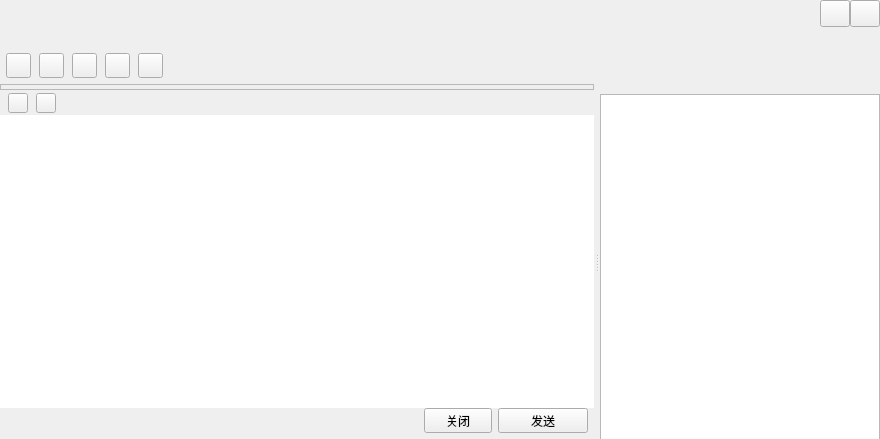
<?xml version="1.0" encoding="UTF-8"?>
<ui version="4.0">
 <class>TalkWindow</class>
 <widget class="QWidget" name="TalkWindow">
  <property name="geometry">
   <rect>
    <x>0</x>
    <y>0</y>
    <width>880</width>
    <height>439</height>
   </rect>
  </property>
  <property name="windowTitle">
   <string>TalkWindow</string>
  </property>
  <layout class="QVBoxLayout" name="verticalLayout_6">
   <property name="spacing">
    <number>0</number>
   </property>
   <property name="leftMargin">
    <number>0</number>
   </property>
   <property name="topMargin">
    <number>0</number>
   </property>
   <property name="rightMargin">
    <number>0</number>
   </property>
   <property name="bottomMargin">
    <number>0</number>
   </property>
   <item>
    <widget class="QWidget" name="titleWidget" native="true">
     <property name="sizePolicy">
      <sizepolicy hsizetype="Expanding" vsizetype="Fixed">
       <horstretch>0</horstretch>
       <verstretch>0</verstretch>
      </sizepolicy>
     </property>
     <property name="minimumSize">
      <size>
       <width>0</width>
       <height>84</height>
      </size>
     </property>
     <property name="maximumSize">
      <size>
       <width>16777215</width>
       <height>84</height>
      </size>
     </property>
     <property name="bottomskin" stdset="0">
      <bool>true</bool>
     </property>
     <layout class="QVBoxLayout" name="verticalLayout">
      <property name="spacing">
       <number>0</number>
      </property>
      <property name="leftMargin">
       <number>6</number>
      </property>
      <property name="topMargin">
       <number>0</number>
      </property>
      <property name="rightMargin">
       <number>0</number>
      </property>
      <property name="bottomMargin">
       <number>0</number>
      </property>
      <item>
       <layout class="QHBoxLayout" name="horizontalLayout">
        <property name="spacing">
         <number>0</number>
        </property>
        <item>
         <widget class="QLabel" name="nameLabel">
          <property name="sizePolicy">
           <sizepolicy hsizetype="Expanding" vsizetype="Fixed">
            <horstretch>0</horstretch>
            <verstretch>0</verstretch>
           </sizepolicy>
          </property>
          <property name="minimumSize">
           <size>
            <width>0</width>
            <height>27</height>
           </size>
          </property>
          <property name="maximumSize">
           <size>
            <width>16777215</width>
            <height>27</height>
           </size>
          </property>
          <property name="font">
           <font>
            <family>Arial</family>
            <pointsize>12</pointsize>
           </font>
          </property>
          <property name="text">
           <string/>
          </property>
         </widget>
        </item>
        <item>
         <widget class="QPushButton" name="sysmin">
          <property name="sizePolicy">
           <sizepolicy hsizetype="Fixed" vsizetype="Fixed">
            <horstretch>0</horstretch>
            <verstretch>0</verstretch>
           </sizepolicy>
          </property>
          <property name="minimumSize">
           <size>
            <width>30</width>
            <height>27</height>
           </size>
          </property>
          <property name="maximumSize">
           <size>
            <width>30</width>
            <height>27</height>
           </size>
          </property>
          <property name="focusPolicy">
           <enum>Qt::ClickFocus</enum>
          </property>
          <property name="toolTip">
           <string>最小化文本</string>
          </property>
          <property name="text">
           <string/>
          </property>
          <property name="iconSize">
           <size>
            <width>30</width>
            <height>30</height>
           </size>
          </property>
         </widget>
        </item>
        <item>
         <widget class="QPushButton" name="sysclose">
          <property name="sizePolicy">
           <sizepolicy hsizetype="Fixed" vsizetype="Fixed">
            <horstretch>0</horstretch>
            <verstretch>0</verstretch>
           </sizepolicy>
          </property>
          <property name="minimumSize">
           <size>
            <width>30</width>
            <height>27</height>
           </size>
          </property>
          <property name="maximumSize">
           <size>
            <width>30</width>
            <height>27</height>
           </size>
          </property>
          <property name="focusPolicy">
           <enum>Qt::ClickFocus</enum>
          </property>
          <property name="contextMenuPolicy">
           <enum>Qt::DefaultContextMenu</enum>
          </property>
          <property name="toolTip">
           <string>关闭</string>
          </property>
          <property name="text">
           <string/>
          </property>
          <property name="iconSize">
           <size>
            <width>30</width>
            <height>30</height>
           </size>
          </property>
         </widget>
        </item>
       </layout>
      </item>
      <item>
       <widget class="QLabel" name="signLabel">
        <property name="sizePolicy">
         <sizepolicy hsizetype="Expanding" vsizetype="Fixed">
          <horstretch>0</horstretch>
          <verstretch>0</verstretch>
         </sizepolicy>
        </property>
        <property name="minimumSize">
         <size>
          <width>0</width>
          <height>20</height>
         </size>
        </property>
        <property name="maximumSize">
         <size>
          <width>16777215</width>
          <height>20</height>
         </size>
        </property>
        <property name="font">
         <font>
          <family>Arial</family>
          <pointsize>10</pointsize>
         </font>
        </property>
        <property name="text">
         <string/>
        </property>
       </widget>
      </item>
      <item>
       <widget class="QWidget" name="funWidget" native="true">
        <property name="sizePolicy">
         <sizepolicy hsizetype="Expanding" vsizetype="Expanding">
          <horstretch>0</horstretch>
          <verstretch>0</verstretch>
         </sizepolicy>
        </property>
        <property name="minimumSize">
         <size>
          <width>0</width>
          <height>34</height>
         </size>
        </property>
        <property name="maximumSize">
         <size>
          <width>16777215</width>
          <height>600</height>
         </size>
        </property>
        <layout class="QHBoxLayout" name="horizontalLayout_2">
         <property name="spacing">
          <number>8</number>
         </property>
         <property name="leftMargin">
          <number>0</number>
         </property>
         <property name="topMargin">
          <number>0</number>
         </property>
         <property name="rightMargin">
          <number>6</number>
         </property>
         <property name="bottomMargin">
          <number>0</number>
         </property>
         <item>
          <widget class="QPushButton" name="addtoolbtn">
           <property name="sizePolicy">
            <sizepolicy hsizetype="Fixed" vsizetype="Fixed">
             <horstretch>0</horstretch>
             <verstretch>0</verstretch>
            </sizepolicy>
           </property>
           <property name="minimumSize">
            <size>
             <width>25</width>
             <height>25</height>
            </size>
           </property>
           <property name="maximumSize">
            <size>
             <width>25</width>
             <height>25</height>
            </size>
           </property>
           <property name="text">
            <string/>
           </property>
           <property name="hasborder" stdset="0">
            <bool>true</bool>
           </property>
          </widget>
         </item>
         <item>
          <widget class="QPushButton" name="addhumanBtn">
           <property name="sizePolicy">
            <sizepolicy hsizetype="Fixed" vsizetype="Fixed">
             <horstretch>0</horstretch>
             <verstretch>0</verstretch>
            </sizepolicy>
           </property>
           <property name="minimumSize">
            <size>
             <width>25</width>
             <height>25</height>
            </size>
           </property>
           <property name="maximumSize">
            <size>
             <width>25</width>
             <height>25</height>
            </size>
           </property>
           <property name="text">
            <string/>
           </property>
           <property name="hasborder" stdset="0">
            <bool>true</bool>
           </property>
          </widget>
         </item>
         <item>
          <widget class="QPushButton" name="appBtn">
           <property name="sizePolicy">
            <sizepolicy hsizetype="Fixed" vsizetype="Fixed">
             <horstretch>0</horstretch>
             <verstretch>0</verstretch>
            </sizepolicy>
           </property>
           <property name="minimumSize">
            <size>
             <width>25</width>
             <height>25</height>
            </size>
           </property>
           <property name="maximumSize">
            <size>
             <width>25</width>
             <height>25</height>
            </size>
           </property>
           <property name="text">
            <string/>
           </property>
           <property name="hasborder" stdset="0">
            <bool>true</bool>
           </property>
          </widget>
         </item>
         <item>
          <widget class="QPushButton" name="videoBtn">
           <property name="sizePolicy">
            <sizepolicy hsizetype="Fixed" vsizetype="Fixed">
             <horstretch>0</horstretch>
             <verstretch>0</verstretch>
            </sizepolicy>
           </property>
           <property name="minimumSize">
            <size>
             <width>25</width>
             <height>25</height>
            </size>
           </property>
           <property name="maximumSize">
            <size>
             <width>25</width>
             <height>25</height>
            </size>
           </property>
           <property name="text">
            <string/>
           </property>
           <property name="hasborder" stdset="0">
            <bool>true</bool>
           </property>
          </widget>
         </item>
         <item>
          <widget class="QPushButton" name="toolsetBtn">
           <property name="sizePolicy">
            <sizepolicy hsizetype="Fixed" vsizetype="Fixed">
             <horstretch>0</horstretch>
             <verstretch>0</verstretch>
            </sizepolicy>
           </property>
           <property name="minimumSize">
            <size>
             <width>25</width>
             <height>25</height>
            </size>
           </property>
           <property name="maximumSize">
            <size>
             <width>25</width>
             <height>25</height>
            </size>
           </property>
           <property name="text">
            <string/>
           </property>
           <property name="hasborder" stdset="0">
            <bool>true</bool>
           </property>
          </widget>
         </item>
         <item>
          <spacer name="horizontalSpacer">
           <property name="orientation">
            <enum>Qt::Horizontal</enum>
           </property>
           <property name="sizeHint" stdset="0">
            <size>
             <width>650</width>
             <height>20</height>
            </size>
           </property>
          </spacer>
         </item>
        </layout>
       </widget>
      </item>
     </layout>
    </widget>
   </item>
   <item>
    <widget class="QSplitter" name="splitter">
     <property name="sizePolicy">
      <sizepolicy hsizetype="Expanding" vsizetype="Expanding">
       <horstretch>0</horstretch>
       <verstretch>0</verstretch>
      </sizepolicy>
     </property>
     <property name="orientation">
      <enum>Qt::Horizontal</enum>
     </property>
     <property name="handleWidth">
      <number>6</number>
     </property>
     <widget class="QSplitter" name="bodySplitter">
      <property name="sizePolicy">
       <sizepolicy hsizetype="Expanding" vsizetype="Expanding">
        <horstretch>0</horstretch>
        <verstretch>0</verstretch>
       </sizepolicy>
      </property>
      <property name="orientation">
       <enum>Qt::Vertical</enum>
      </property>
      <property name="handleWidth">
       <number>1</number>
      </property>
      <property name="childrenCollapsible">
       <bool>false</bool>
      </property>
      <widget class="QWidget" name="bodyWidget" native="true">
       <property name="sizePolicy">
        <sizepolicy hsizetype="Expanding" vsizetype="Expanding">
         <horstretch>0</horstretch>
         <verstretch>0</verstretch>
        </sizepolicy>
       </property>
       <layout class="QVBoxLayout" name="verticalLayout_4">
        <property name="spacing">
         <number>0</number>
        </property>
        <property name="leftMargin">
         <number>0</number>
        </property>
        <property name="topMargin">
         <number>0</number>
        </property>
        <property name="rightMargin">
         <number>0</number>
        </property>
        <property name="bottomMargin">
         <number>0</number>
        </property>
        <item>
         <widget class="QFrame" name="frameWidget">
          <property name="sizePolicy">
           <sizepolicy hsizetype="Expanding" vsizetype="Expanding">
            <horstretch>0</horstretch>
            <verstretch>0</verstretch>
           </sizepolicy>
          </property>
          <property name="frameShape">
           <enum>QFrame::StyledPanel</enum>
          </property>
          <property name="frameShadow">
           <enum>QFrame::Raised</enum>
          </property>
          <layout class="QVBoxLayout" name="verticalLayout_3">
           <property name="spacing">
            <number>0</number>
           </property>
           <property name="leftMargin">
            <number>0</number>
           </property>
           <property name="topMargin">
            <number>1</number>
           </property>
           <property name="rightMargin">
            <number>0</number>
           </property>
           <property name="bottomMargin">
            <number>1</number>
           </property>
           <item>
            <widget class="MsgWebView" name="msgWidget" native="true"/>
           </item>
          </layout>
         </widget>
        </item>
       </layout>
      </widget>
      <widget class="QWidget" name="bottomWidget" native="true">
       <property name="sizePolicy">
        <sizepolicy hsizetype="Expanding" vsizetype="Expanding">
         <horstretch>0</horstretch>
         <verstretch>0</verstretch>
        </sizepolicy>
       </property>
       <property name="minimumSize">
        <size>
         <width>0</width>
         <height>138</height>
        </size>
       </property>
       <property name="maximumSize">
        <size>
         <width>16777215</width>
         <height>400</height>
        </size>
       </property>
       <layout class="QVBoxLayout" name="verticalLayout_2">
        <property name="spacing">
         <number>0</number>
        </property>
        <property name="leftMargin">
         <number>0</number>
        </property>
        <property name="topMargin">
         <number>0</number>
        </property>
        <property name="rightMargin">
         <number>0</number>
        </property>
        <property name="bottomMargin">
         <number>0</number>
        </property>
        <item>
         <widget class="QWidget" name="moduleWidget" native="true">
          <property name="sizePolicy">
           <sizepolicy hsizetype="Expanding" vsizetype="Fixed">
            <horstretch>0</horstretch>
            <verstretch>0</verstretch>
           </sizepolicy>
          </property>
          <property name="minimumSize">
           <size>
            <width>0</width>
            <height>24</height>
           </size>
          </property>
          <property name="maximumSize">
           <size>
            <width>16777215</width>
            <height>24</height>
           </size>
          </property>
          <layout class="QHBoxLayout" name="horizontalLayout_3">
           <property name="spacing">
            <number>8</number>
           </property>
           <property name="leftMargin">
            <number>8</number>
           </property>
           <property name="topMargin">
            <number>0</number>
           </property>
           <property name="rightMargin">
            <number>8</number>
           </property>
           <property name="bottomMargin">
            <number>0</number>
           </property>
           <item>
            <widget class="QPushButton" name="faceBtn">
             <property name="sizePolicy">
              <sizepolicy hsizetype="Fixed" vsizetype="Fixed">
               <horstretch>0</horstretch>
               <verstretch>0</verstretch>
              </sizepolicy>
             </property>
             <property name="minimumSize">
              <size>
               <width>20</width>
               <height>20</height>
              </size>
             </property>
             <property name="maximumSize">
              <size>
               <width>20</width>
               <height>20</height>
              </size>
             </property>
             <property name="text">
              <string/>
             </property>
             <property name="hasborder" stdset="0">
              <bool>true</bool>
             </property>
            </widget>
           </item>
           <item>
            <widget class="QPushButton" name="fileopenBtn">
             <property name="sizePolicy">
              <sizepolicy hsizetype="Fixed" vsizetype="Fixed">
               <horstretch>0</horstretch>
               <verstretch>0</verstretch>
              </sizepolicy>
             </property>
             <property name="minimumSize">
              <size>
               <width>20</width>
               <height>20</height>
              </size>
             </property>
             <property name="maximumSize">
              <size>
               <width>20</width>
               <height>20</height>
              </size>
             </property>
             <property name="text">
              <string/>
             </property>
             <property name="hasborder" stdset="0">
              <bool>true</bool>
             </property>
            </widget>
           </item>
           <item>
            <spacer name="horizontalSpacer_2">
             <property name="orientation">
              <enum>Qt::Horizontal</enum>
             </property>
             <property name="sizeHint" stdset="0">
              <size>
               <width>519</width>
               <height>20</height>
              </size>
             </property>
            </spacer>
           </item>
          </layout>
         </widget>
        </item>
        <item>
         <widget class="QMsgTextEdit" name="textEdit">
          <property name="contextMenuPolicy">
           <enum>Qt::NoContextMenu</enum>
          </property>
          <property name="frameShape">
           <enum>QFrame::NoFrame</enum>
          </property>
         </widget>
        </item>
        <item>
         <layout class="QHBoxLayout" name="horizontalLayout_4">
          <property name="rightMargin">
           <number>6</number>
          </property>
          <property name="bottomMargin">
           <number>6</number>
          </property>
          <item>
           <spacer name="horizontalSpacer_3">
            <property name="orientation">
             <enum>Qt::Horizontal</enum>
            </property>
            <property name="sizeHint" stdset="0">
             <size>
              <width>408</width>
              <height>20</height>
             </size>
            </property>
           </spacer>
          </item>
          <item>
           <widget class="QToolButton" name="closeBtn">
            <property name="sizePolicy">
             <sizepolicy hsizetype="Fixed" vsizetype="Fixed">
              <horstretch>0</horstretch>
              <verstretch>0</verstretch>
             </sizepolicy>
            </property>
            <property name="minimumSize">
             <size>
              <width>68</width>
              <height>24</height>
             </size>
            </property>
            <property name="text">
             <string>关闭</string>
            </property>
            <property name="titleskin" stdset="0">
             <bool>true</bool>
            </property>
           </widget>
          </item>
          <item>
           <widget class="QToolButton" name="sendBtn">
            <property name="sizePolicy">
             <sizepolicy hsizetype="Fixed" vsizetype="Fixed">
              <horstretch>0</horstretch>
              <verstretch>0</verstretch>
             </sizepolicy>
            </property>
            <property name="minimumSize">
             <size>
              <width>90</width>
              <height>24</height>
             </size>
            </property>
            <property name="text">
             <string>发送</string>
            </property>
            <property name="titleskin" stdset="0">
             <bool>true</bool>
            </property>
           </widget>
          </item>
         </layout>
        </item>
       </layout>
      </widget>
     </widget>
     <widget class="QWidget" name="Widget" native="true">
      <property name="sizePolicy">
       <sizepolicy hsizetype="Expanding" vsizetype="Expanding">
        <horstretch>0</horstretch>
        <verstretch>0</verstretch>
       </sizepolicy>
      </property>
      <property name="minimumSize">
       <size>
        <width>280</width>
        <height>0</height>
       </size>
      </property>
      <property name="maximumSize">
       <size>
        <width>280</width>
        <height>16777215</height>
       </size>
      </property>
      <layout class="QVBoxLayout" name="verticalLayout_5">
       <property name="spacing">
        <number>0</number>
       </property>
       <property name="leftMargin">
        <number>0</number>
       </property>
       <property name="topMargin">
        <number>0</number>
       </property>
       <property name="rightMargin">
        <number>0</number>
       </property>
       <property name="bottomMargin">
        <number>0</number>
       </property>
       <item>
        <widget class="QScrollArea" name="scrollArea">
         <property name="frameShape">
          <enum>QFrame::NoFrame</enum>
         </property>
         <property name="verticalScrollBarPolicy">
          <enum>Qt::ScrollBarAlwaysOff</enum>
         </property>
         <property name="horizontalScrollBarPolicy">
          <enum>Qt::ScrollBarAlwaysOff</enum>
         </property>
         <property name="widgetResizable">
          <bool>true</bool>
         </property>
         <widget class="QWidget" name="scrollAreaWidgetContents">
          <property name="geometry">
           <rect>
            <x>0</x>
            <y>0</y>
            <width>280</width>
            <height>355</height>
           </rect>
          </property>
          <property name="sizePolicy">
           <sizepolicy hsizetype="Expanding" vsizetype="Expanding">
            <horstretch>0</horstretch>
            <verstretch>0</verstretch>
           </sizepolicy>
          </property>
          <widget class="QTreeWidget" name="treeWidget">
           <property name="geometry">
            <rect>
             <x>0</x>
             <y>10</y>
             <width>280</width>
             <height>355</height>
            </rect>
           </property>
           <property name="headerHidden">
            <bool>true</bool>
           </property>
           <column>
            <property name="text">
             <string notr="true">1</string>
            </property>
           </column>
          </widget>
         </widget>
        </widget>
       </item>
      </layout>
     </widget>
    </widget>
   </item>
  </layout>
 </widget>
 <layoutdefault spacing="6" margin="11"/>
 <customwidgets>
  <customwidget>
   <class>QMsgTextEdit</class>
   <extends>QTextEdit</extends>
   <header>qmsgtextedit.h</header>
  </customwidget>
  <customwidget>
   <class>MsgWebView</class>
   <extends>QWidget</extends>
   <header>msgwebview.h</header>
   <container>1</container>
  </customwidget>
 </customwidgets>
 <resources/>
 <connections/>
</ui>
